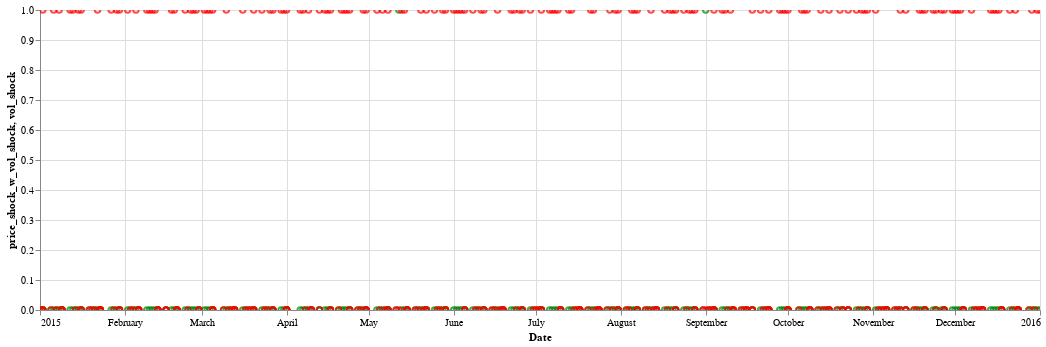

The code cell stored with this chart in its notebook:
### Code cell
vol_s3=alt.Chart(data3).mark_point(color='red').encode(
    x='Date',
    y='vol_shock'
).interactive()
points3 = alt.Chart(data3).mark_point(color='green').encode(
    x='Date',
    y='price_shock_w_vol_shock'

).interactive()
(points3 + vol_s3 ).properties(width=1000,height=300)

### Figure 1 — Vega-Lite specification as saved in the notebook (floating-point values rounded to 4 significant figures; data arrays with more than 128 entries replaced by an {"elided": "..."} marker saying what was removed)
{"config": {"view": {"continuousWidth": 400, "continuousHeight": 300}}, "layer": [{"mark": {"type": "point", "color": "green"}, "encoding": {"x": {"type": "temporal", "field": "Date"}, "y": {"type": "quantitative", "field": "price_shock_w_vol_shock"}}, "selection": {"selector009": {"type": "interval", "bind": "scales", "encodings": ["x", "y"]}}}, {"mark": {"type": "point", "color": "red"}, "encoding": {"x": {"type": "temporal", "field": "Date"}, "y": {"type": "quantitative", "field": "vol_shock"}}, "selection": {"selector008": {"type": "interval", "bind": "scales", "encodings": ["x", "y"]}}}], "data": {"name": "data-a66c298322f49ddf9ad923eaa319b9e7"}, "height": 300, "width": 1000, "$schema": "https://vega.github.io/schema/vega-lite/v4.8.1.json", "datasets": {"data-a66c298322f49ddf9ad923eaa319b9e7": {"elided": "366 records"}}}
